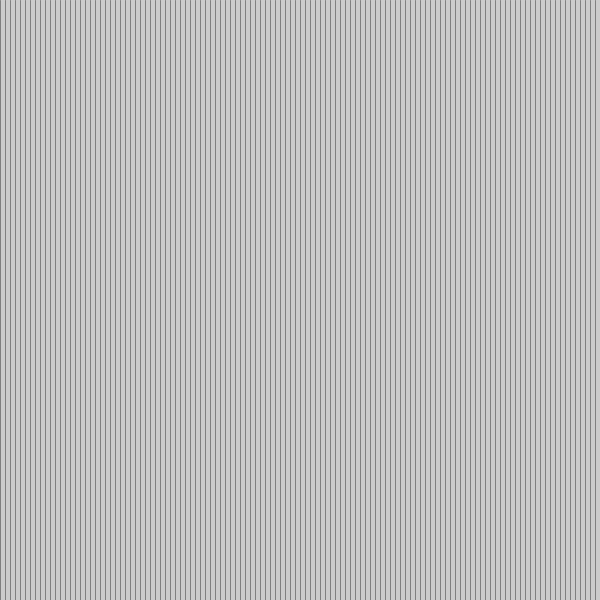
Frame 1 (no input)
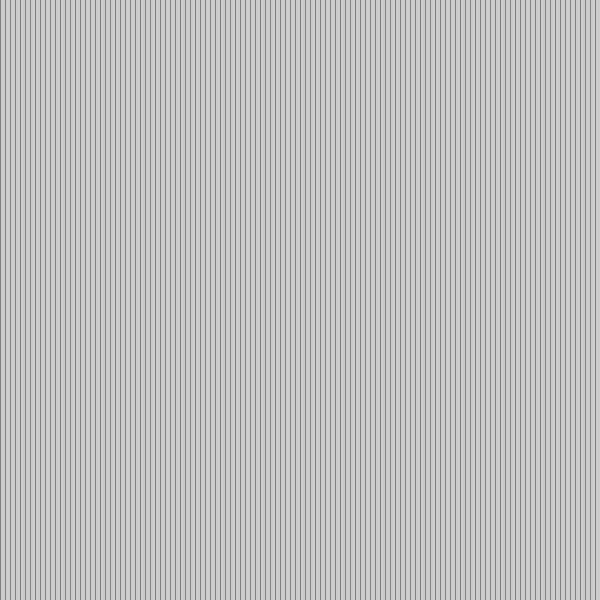
Frame 60 (the mouse pressed at the canvas centre just before this capture)
Frame 120 (the mouse held since frame 60 and released just before this capture): identical to frame 60, image omitted

The Processing sketch that drew these frames (run headless with seeded random() and noise(); from frame 60 on, the mouse is pressed at the canvas centre):

// Processing sketch: sample_01_line_drawing
// ── sample_01_line_drawing.pde
/* 
1. need to know for repetition statement
2. make some variations
- can you draw HORIZONTAL lines?
- can you draw different colors?
- can you draw HOROZONTAL and VERTICAL lines together?
3. need to know random() function. This is so~ good.
*/

void setup(){
  size(600, 600);
  stroke(128);
}

void draw(){
  int col = 0; // local variable
  
  while(col < width){
    line(col, 0, col, height);
    col += 5;
  }
}
